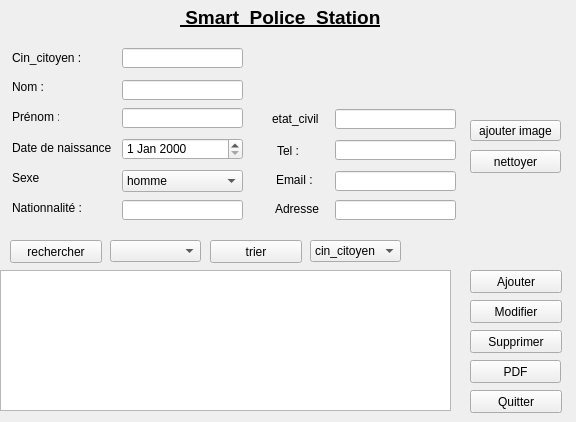
      <widget class="QWidget" name="widget_2">
       <attribute name="icon">
        <iconset>
         <normaloff>../../Downloads/48175.png</normaloff>../../Downloads/48175.png</iconset>
       </attribute>
       <attribute name="title">
        <string>citoyen</string>
       </attribute>
       <widget class="QLabel" name="policou">
        <property name="geometry">
         <rect>
          <x>180</x>
          <y>0</y>
          <width>351</width>
          <height>35</height>
         </rect>
        </property>
        <property name="sizePolicy">
         <sizepolicy hsizetype="Preferred" vsizetype="Maximum">
          <horstretch>0</horstretch>
          <verstretch>0</verstretch>
         </sizepolicy>
        </property>
        <property name="font">
         <font>
          <family>Arial</family>
          <pointsize>14</pointsize>
          <weight>75</weight>
          <bold>true</bold>
          <underline>true</underline>
         </font>
        </property>
        <property name="text">
         <string> Smart  Police  Station</string>
        </property>
        <property name="textFormat">
         <enum>Qt::PlainText</enum>
        </property>
       </widget>
       <widget class="QLineEdit" name="cin_citoyen">
        <property name="geometry">
         <rect>
          <x>122</x>
          <y>48</y>
          <width>121</width>
          <height>20</height>
         </rect>
        </property>
       </widget>
       <widget class="QLabel" name="label_24">
        <property name="geometry">
         <rect>
          <x>12</x>
          <y>50</y>
          <width>81</width>
          <height>16</height>
         </rect>
        </property>
        <property name="text">
         <string>Cin_citoyen :</string>
        </property>
       </widget>
       <widget class="QLabel" name="label_25">
        <property name="geometry">
         <rect>
          <x>12</x>
          <y>140</y>
          <width>201</width>
          <height>16</height>
         </rect>
        </property>
        <property name="font">
         <font>
          <family>Arial</family>
          <pointsize>9</pointsize>
          <weight>50</weight>
          <bold>false</bold>
         </font>
        </property>
        <property name="text">
         <string>Date de naissance</string>
        </property>
       </widget>
       <widget class="QLineEdit" name="nom_citoyen">
        <property name="geometry">
         <rect>
          <x>122</x>
          <y>80</y>
          <width>121</width>
          <height>20</height>
         </rect>
        </property>
       </widget>
       <widget class="QLineEdit" name="prenom_citoyen">
        <property name="geometry">
         <rect>
          <x>122</x>
          <y>108</y>
          <width>121</width>
          <height>20</height>
         </rect>
        </property>
       </widget>
       <widget class="QLabel" name="label_26">
        <property name="geometry">
         <rect>
          <x>12</x>
          <y>80</y>
          <width>47</width>
          <height>13</height>
         </rect>
        </property>
        <property name="text">
         <string>Nom :</string>
        </property>
       </widget>
       <widget class="QDateEdit" name="dateEdit_4">
        <property name="geometry">
         <rect>
          <x>122</x>
          <y>138</y>
          <width>121</width>
          <height>22</height>
         </rect>
        </property>
       </widget>
       <widget class="QLabel" name="label_33">
        <property name="geometry">
         <rect>
          <x>12</x>
          <y>110</y>
          <width>47</width>
          <height>13</height>
         </rect>
        </property>
        <property name="text">
         <string>Prénom :4</string>
        </property>
       </widget>
       <widget class="QLineEdit" name="nationalite_citoyen">
        <property name="geometry">
         <rect>
          <x>122</x>
          <y>200</y>
          <width>121</width>
          <height>20</height>
         </rect>
        </property>
       </widget>
       <widget class="QLineEdit" name="email_citoyen">
        <property name="geometry">
         <rect>
          <x>335</x>
          <y>171</y>
          <width>121</width>
          <height>20</height>
         </rect>
        </property>
       </widget>
       <widget class="QLabel" name="label_36">
        <property name="geometry">
         <rect>
          <x>276</x>
          <y>172</y>
          <width>51</width>
          <height>16</height>
         </rect>
        </property>
        <property name="font">
         <font>
          <family>Arial</family>
          <pointsize>9</pointsize>
          <weight>50</weight>
          <bold>false</bold>
         </font>
        </property>
        <property name="text">
         <string>Email :</string>
        </property>
       </widget>
       <widget class="QLabel" name="label_53">
        <property name="geometry">
         <rect>
          <x>12</x>
          <y>200</y>
          <width>91</width>
          <height>16</height>
         </rect>
        </property>
        <property name="text">
         <string>Nationnalité :</string>
        </property>
       </widget>
       <widget class="QLabel" name="label_54">
        <property name="geometry">
         <rect>
          <x>277</x>
          <y>146</y>
          <width>50</width>
          <height>10</height>
         </rect>
        </property>
        <property name="text">
         <string>Tel :</string>
        </property>
       </widget>
       <widget class="QLabel" name="label_67">
        <property name="geometry">
         <rect>
          <x>12</x>
          <y>170</y>
          <width>81</width>
          <height>16</height>
         </rect>
        </property>
        <property name="text">
         <string>Sexe</string>
        </property>
       </widget>
       <widget class="QComboBox" name="comboBox_citoyen">
        <property name="geometry">
         <rect>
          <x>122</x>
          <y>170</y>
          <width>121</width>
          <height>22</height>
         </rect>
        </property>
        <item>
         <property name="text">
          <string>homme</string>
         </property>
        </item>
        <item>
         <property name="text">
          <string>femme</string>
         </property>
        </item>
       </widget>
       <widget class="QTableView" name="tab_citoyen">
        <property name="geometry">
         <rect>
          <x>0</x>
          <y>270</y>
          <width>451</width>
          <height>141</height>
         </rect>
        </property>
       </widget>
       <widget class="QPushButton" name="ajouter_citoyen">
        <property name="geometry">
         <rect>
          <x>470</x>
          <y>270</y>
          <width>92</width>
          <height>23</height>
         </rect>
        </property>
        <property name="text">
         <string>Ajouter</string>
        </property>
       </widget>
       <widget class="QPushButton" name="pushButton_30">
        <property name="geometry">
         <rect>
          <x>470</x>
          <y>390</y>
          <width>92</width>
          <height>23</height>
         </rect>
        </property>
        <property name="text">
         <string>Quitter</string>
        </property>
       </widget>
       <widget class="QPushButton" name="modifier_citoyen">
        <property name="geometry">
         <rect>
          <x>470</x>
          <y>300</y>
          <width>92</width>
          <height>23</height>
         </rect>
        </property>
        <property name="text">
         <string>Modifier</string>
        </property>
       </widget>
       <widget class="QPushButton" name="supprimer_citoyen">
        <property name="geometry">
         <rect>
          <x>470</x>
          <y>330</y>
          <width>92</width>
          <height>23</height>
         </rect>
        </property>
        <property name="text">
         <string>Supprimer</string>
        </property>
       </widget>
       <widget class="QPushButton" name="pushButton_36">
        <property name="geometry">
         <rect>
          <x>10</x>
          <y>240</y>
          <width>92</width>
          <height>23</height>
         </rect>
        </property>
        <property name="text">
         <string>rechercher</string>
        </property>
       </widget>
       <widget class="QPushButton" name="pushButton_37">
        <property name="geometry">
         <rect>
          <x>210</x>
          <y>240</y>
          <width>92</width>
          <height>23</height>
         </rect>
        </property>
        <property name="text">
         <string>trier</string>
        </property>
       </widget>
       <widget class="QLineEdit" name="tel_citoyen">
        <property name="geometry">
         <rect>
          <x>335</x>
          <y>140</y>
          <width>121</width>
          <height>20</height>
         </rect>
        </property>
       </widget>
       <widget class="QLabel" name="label_6">
        <property name="geometry">
         <rect>
          <x>275</x>
          <y>202</y>
          <width>47</width>
          <height>13</height>
         </rect>
        </property>
        <property name="text">
         <string>Adresse</string>
        </property>
       </widget>
       <widget class="QLineEdit" name="adresse_citoyen">
        <property name="geometry">
         <rect>
          <x>335</x>
          <y>200</y>
          <width>121</width>
          <height>20</height>
         </rect>
        </property>
       </widget>
       <widget class="QComboBox" name="comboBox_2">
        <property name="geometry">
         <rect>
          <x>110</x>
          <y>240</y>
          <width>91</width>
          <height>22</height>
         </rect>
        </property>
       </widget>
       <widget class="QComboBox" name="comboBox_citoyen_2">
        <property name="geometry">
         <rect>
          <x>310</x>
          <y>240</y>
          <width>91</width>
          <height>22</height>
         </rect>
        </property>
        <item>
         <property name="text">
          <string>cin_citoyen</string>
         </property>
        </item>
        <item>
         <property name="text">
          <string>date de naissance</string>
         </property>
        </item>
       </widget>
       <widget class="QLineEdit" name="etat_civil">
        <property name="geometry">
         <rect>
          <x>335</x>
          <y>109</y>
          <width>121</width>
          <height>20</height>
         </rect>
        </property>
       </widget>
       <widget class="QPushButton" name="pushButton_9">
        <property name="geometry">
         <rect>
          <x>470</x>
          <y>360</y>
          <width>91</width>
          <height>23</height>
         </rect>
        </property>
        <property name="text">
         <string>PDF</string>
        </property>
       </widget>
       <widget class="QLabel" name="label_68">
        <property name="geometry">
         <rect>
          <x>272</x>
          <y>109</y>
          <width>90</width>
          <height>20</height>
         </rect>
        </property>
        <property name="text">
         <string>etat_civil</string>
        </property>
       </widget>
       <widget class="QPushButton" name="ajouter_image">
        <property name="geometry">
         <rect>
          <x>470</x>
          <y>120</y>
          <width>91</width>
          <height>21</height>
         </rect>
        </property>
        <property name="text">
         <string>ajouter image</string>
        </property>
       </widget>
       <widget class="QLabel" name="label_photo">
        <property name="geometry">
         <rect>
          <x>466</x>
          <y>20</y>
          <width>101</width>
          <height>81</height>
         </rect>
        </property>
        <property name="text">
         <string/>
        </property>
        <property name="scaledContents">
         <bool>true</bool>
        </property>
       </widget>
       <widget class="QLabel" name="label_date_time">
        <property name="geometry">
         <rect>
          <x>10</x>
          <y>10</y>
          <width>151</width>
          <height>16</height>
         </rect>
        </property>
        <property name="text">
         <string/>
        </property>
       </widget>
       <widget class="QPushButton" name="nettoyer">
        <property name="geometry">
         <rect>
          <x>470</x>
          <y>150</y>
          <width>91</width>
          <height>23</height>
         </rect>
        </property>
        <property name="text">
         <string>nettoyer</string>
        </property>
       </widget>
      </widget>
